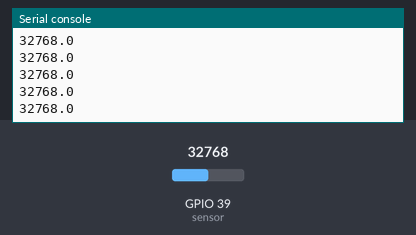
Simulated run of this program. Board: ESP32 board running MicroPython. Parts: the last lines printed to the serial console. The test bench sets the inputs (shaded band); at power-on: GPIO 39 (sensor) = 32768 (analog values on the 0–65535 scale).

Above: at 1.2 s.
1.3 s: GPIO 39 (sensor) set to 45874
At 1.68 s:
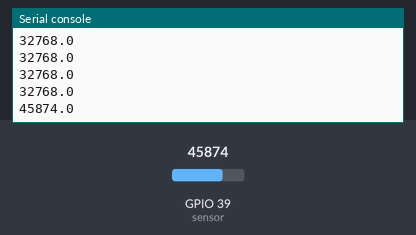
2.8 s: GPIO 39 (sensor) set to 57670
At 2.93 s:
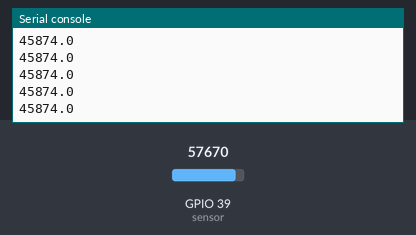
Timing chart, 0 to 5.8 s (numbered marks = the images above; inputs shaded):
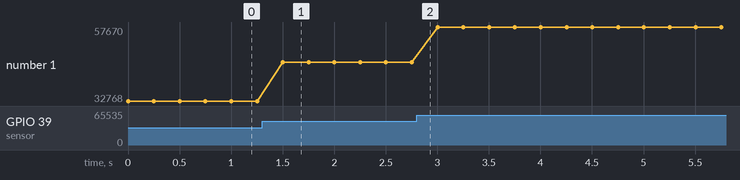

The program:

sensor.py
```python
from machine import Pin, ADC
import utime

sensor = ADC(Pin(39))

while True:
    # conversion_factor = 100 / (65535)
    lectura = float(sensor.read_u16())
    print(lectura)
    # valor = lectura * conversion_factor
    # print(valor)
    utime.sleep(0.25)
```

Measured:
- after the input at 1.3 s, the serial console: prints a new line after 0.20 s (image 1)
- plotted number 1: 32768 → 45874 after the input at 1.3 s, 45874 → 57670 after the input at 2.8 s
